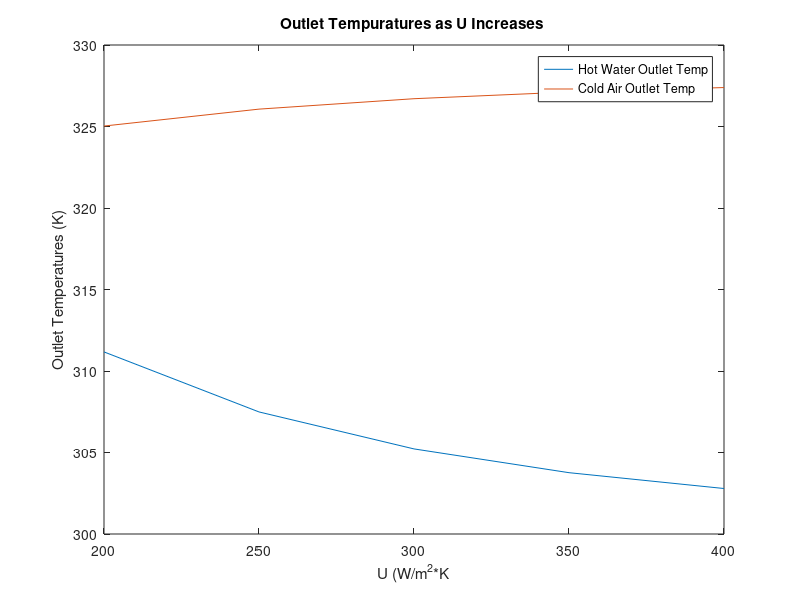

Write MATLAB code to recreate this figure.
U = 200;
A = 3.192;
cmin = 212.8;
cmax = 755.25;
cr = 0.282;
qmax = 21280;
ho = zeros(1,5);
co = zeros(1,5);
i = 1;
hi = 400;
ci = 300;
for U = U:50:400
    NTU = (U*A)/(cmin);
    eps = 1-exp(((1/cr)*(NTU)^0.22)*(exp(-cr*(NTU)^0.78)-1)); 
    q = eps*qmax;
    ho(i) = hi -(q/cmin);
    co(i) = ci + (q/cmax);
    i = i+1;
end
x = 200:50:400;
plot(x, ho);
hold on
plot (x,co);
title('Outlet Tempuratures as U Increases ');
xlabel('U (W/m^2*K');
ylabel('Outlet Temperatures (K)');
legend('Hot Water Outlet Temp', 'Cold Air Outlet Temp');